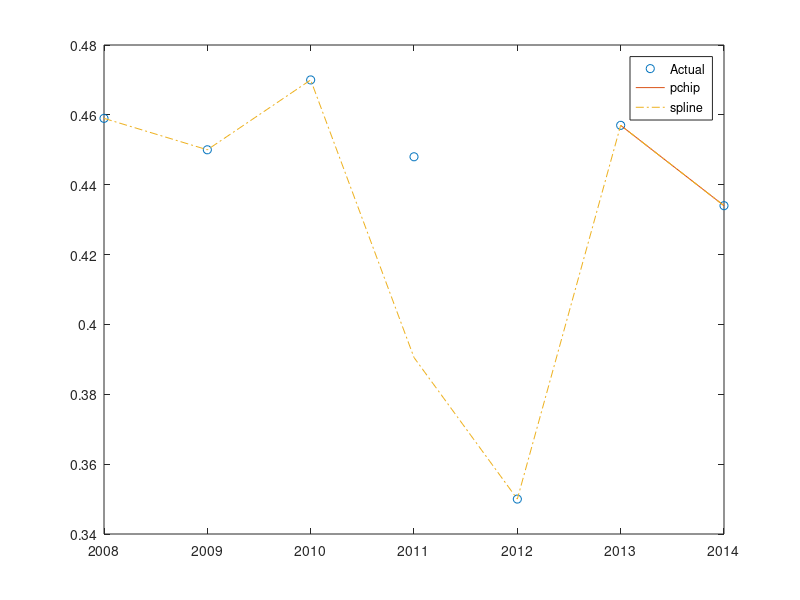

MATLAB code for this plot:
x = 2008:2014;
points = [2304 2258 2111 NaN 2036 2089 1743];
ast = [587 651 554 NaN 551 488 511];
rb = [613 554 590 NaN 610 533 416];
actPoints = [2304 2258 2111 1683 2036 2089 1743];
actAst = [587 651 554 387 551 488 511];
actRb = [613 554 590 492 610 533 416];


actKLoveFg = [0.459 0.45 0.47 0.448 0.35 0.457 0.434 ];
kLoveFg = [0.459 0.45 0.47 NaN 0.35 0.457 0.434 ]; 


fg = [0.489 0.503 0.51 NaN 0.565 0.567 0.488];
ft = [0.78 0.767 0.759 NaN 0.753 0.75 0.71];
rpg = [ 7.6 7.3 7.5 NaN 8 6.9 6 ];
apg = [7.2 8.6 7 NaN 7.3 6.3 7.4];
ppg = [ 28.4 29.7 26.7 NaN 26.8 27.1 25.3];
actFg = [0.489 0.503 0.51 0.531 0.565 0.567 0.488];
actFt = [0.78 0.767 0.759 0.771 0.753 0.75 0.71];
actRpg = [ 7.6 7.3 7.5 7.9 8 6.9 6 ];
actApg = [7.2 8.6 7 6.2 7.3 6.3 7.4];
actPpg = [ 28.4 29.7 26.7 27.1 26.8 27.1 25.3];


xq1 = 2008:2014;
dataPoints = [points ast rb fg ft rpg apg ppg];

data = kLoveFg;
% for i = 1:length(dataPoints) 
p = pchip(x,data,xq1);
s = spline(x,data,xq1);
plot(x,actKLoveFg,'o',xq1,p,'-',xq1,s,'-.');
legend('Actual', 'pchip', 'spline', 'Year', 'Data');
% end